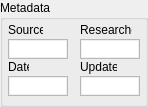
         <widget class="QGroupBox" name="eMetadataBox">
          <property name="geometry">
           <rect>
            <x>975</x>
            <y>-2</y>
            <width>148</width>
            <height>107</height>
           </rect>
          </property>
          <property name="sizePolicy">
           <sizepolicy hsizetype="Fixed" vsizetype="Fixed">
            <horstretch>0</horstretch>
            <verstretch>0</verstretch>
           </sizepolicy>
          </property>
          <property name="styleSheet">
           <string notr="true">QPlainTextEdit {
    font-size: 9;
    border-radius: 0pts;
    max-height: 16px;
    min-width: 45px;
    min-height: 16px;
    padding: 1px;
}</string>
          </property>
          <property name="title">
           <string>Metadata</string>
          </property>
          <widget class="QLabel" name="eLabelSource">
           <property name="geometry">
            <rect>
             <x>8</x>
             <y>22</y>
             <width>35</width>
             <height>16</height>
            </rect>
           </property>
           <property name="font">
            <font>
             <family>Arial</family>
             <pointsize>9</pointsize>
             <bold>false</bold>
            </font>
           </property>
           <property name="text">
            <string>Source</string>
           </property>
          </widget>
          <widget class="QLabel" name="eLabelDate">
           <property name="geometry">
            <rect>
             <x>8</x>
             <y>59</y>
             <width>21</width>
             <height>16</height>
            </rect>
           </property>
           <property name="font">
            <font>
             <family>Arial</family>
             <pointsize>9</pointsize>
             <bold>false</bold>
            </font>
           </property>
           <property name="text">
            <string>Date</string>
           </property>
          </widget>
          <widget class="QLabel" name="eLabelResearcher">
           <property name="geometry">
            <rect>
             <x>80</x>
             <y>22</y>
             <width>52</width>
             <height>16</height>
            </rect>
           </property>
           <property name="font">
            <font>
             <family>Arial</family>
             <pointsize>9</pointsize>
             <bold>false</bold>
            </font>
           </property>
           <property name="text">
            <string>Researcher</string>
           </property>
          </widget>
          <widget class="QLabel" name="eLabelUpdated">
           <property name="geometry">
            <rect>
             <x>80</x>
             <y>59</y>
             <width>37</width>
             <height>16</height>
            </rect>
           </property>
           <property name="font">
            <font>
             <family>Arial</family>
             <pointsize>9</pointsize>
             <bold>false</bold>
            </font>
           </property>
           <property name="text">
            <string>Updated</string>
           </property>
          </widget>
          <widget class="QPlainTextEdit" name="eSource">
           <property name="geometry">
            <rect>
             <x>8</x>
             <y>39</y>
             <width>60</width>
             <height>18</height>
            </rect>
           </property>
           <property name="font">
            <font>
             <pointsize>9</pointsize>
             <italic>false</italic>
             <bold>false</bold>
            </font>
           </property>
           <property name="toolTip">
            <string>original speaker source</string>
           </property>
           <property name="verticalScrollBarPolicy">
            <enum>Qt::ScrollBarAlwaysOff</enum>
           </property>
           <property name="horizontalScrollBarPolicy">
            <enum>Qt::ScrollBarAlwaysOff</enum>
           </property>
          </widget>
          <widget class="QPlainTextEdit" name="eResearcher">
           <property name="geometry">
            <rect>
             <x>80</x>
             <y>39</y>
             <width>60</width>
             <height>18</height>
            </rect>
           </property>
           <property name="font">
            <font>
             <pointsize>9</pointsize>
             <italic>false</italic>
             <bold>false</bold>
            </font>
           </property>
           <property name="toolTip">
            <string>person who collected form</string>
           </property>
           <property name="verticalScrollBarPolicy">
            <enum>Qt::ScrollBarAlwaysOff</enum>
           </property>
           <property name="horizontalScrollBarPolicy">
            <enum>Qt::ScrollBarAlwaysOff</enum>
           </property>
          </widget>
          <widget class="QPlainTextEdit" name="eDate">
           <property name="geometry">
            <rect>
             <x>8</x>
             <y>76</y>
             <width>60</width>
             <height>18</height>
            </rect>
           </property>
           <property name="font">
            <font>
             <pointsize>8</pointsize>
             <italic>false</italic>
             <bold>false</bold>
            </font>
           </property>
           <property name="toolTip">
            <string>date collected. yyyy–MM–dd 
format recommended</string>
           </property>
           <property name="verticalScrollBarPolicy">
            <enum>Qt::ScrollBarAlwaysOff</enum>
           </property>
           <property name="horizontalScrollBarPolicy">
            <enum>Qt::ScrollBarAlwaysOff</enum>
           </property>
          </widget>
          <widget class="QPlainTextEdit" name="eUpdated">
           <property name="geometry">
            <rect>
             <x>80</x>
             <y>76</y>
             <width>60</width>
             <height>18</height>
            </rect>
           </property>
           <property name="font">
            <font>
             <pointsize>8</pointsize>
             <italic>false</italic>
             <bold>false</bold>
            </font>
           </property>
           <property name="toolTip">
            <string>date last updated</string>
           </property>
           <property name="verticalScrollBarPolicy">
            <enum>Qt::ScrollBarAlwaysOff</enum>
           </property>
           <property name="horizontalScrollBarPolicy">
            <enum>Qt::ScrollBarAlwaysOff</enum>
           </property>
           <property name="readOnly">
            <bool>true</bool>
           </property>
          </widget>
         </widget>
